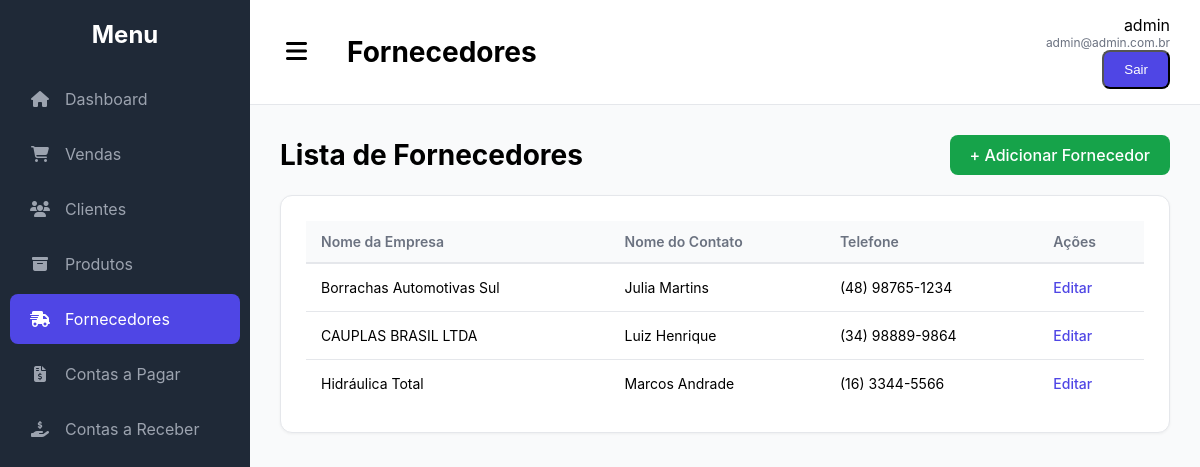
Page /fornecedores/ (signed in) on the committed database.
### core/models.py (models this page shows, shortened)
class Fornecedor(models.Model):
    nome_empresa = models.CharField(max_length=255)
    contato_nome = models.CharField(max_length=255, blank=True)
    telefone = models.CharField(max_length=20, blank=True)
    email = models.EmailField(blank=True)
    class Meta:
        verbose_name = "Fornecedor"
        verbose_name_plural = "Fornecedores"
        ordering = ['nome_empresa']

### core/views.py (the view)
# urls.py: path('fornecedores/', views.lista_fornecedores_view, name='lista_fornecedores'),
@login_required
def lista_fornecedores_view(request):
    fornecedores = Fornecedor.objects.all()
    return render(request, 'core/lista_fornecedores.html', {'fornecedores': fornecedores})

### core/templates/core/lista_fornecedores.html
{% extends 'core/base.html' %}
{% block page_title %}Fornecedores{% endblock %}
{% block content %}
<div class="page-header">
    <h1>Lista de Fornecedores</h1>
    <a href="{% url 'fornecedor_novo' %}" class="btn btn-success">+ Adicionar Fornecedor</a>
</div>
<div class="content-card">
    <table class="styled-table">
        <thead>
            <tr>
                <th>Nome da Empresa</th>
                <th>Nome do Contato</th>
                <th>Telefone</th>
                <th>Ações</th>
            </tr>
        </thead>
        <tbody>
            {% for fornecedor in fornecedores %}
            <tr>
                <td>{{ fornecedor.nome_empresa }}</td>
                <td>{{ fornecedor.contato_nome|default:"N/A" }}</td>
                <td>{{ fornecedor.telefone|default:"N/A" }}</td>
                <td class="actions">
                    <a href="{% url 'fornecedor_editar' pk=fornecedor.pk %}">Editar</a>
                </td>
            </tr>
            {% empty %}
            <tr>
                <td colspan="4" style="text-align: center;">Nenhum fornecedor cadastrado.</td>
            </tr>
            {% endfor %}
        </tbody>
    </table>
</div>
{% endblock %}

### core/templates/core/base.html (shortened to what this page needs)
{% load static %}
<!DOCTYPE html>
<html lang="pt-br">
<head>
    <link rel="stylesheet" href="https://cdnjs.cloudflare.com/ajax/libs/font-awesome/6.5.2/css/all.min.css" />
</head>
<body>
    <div class="app-wrapper">
        <nav id="sidebar">
            <div class="sidebar-header">Menu</div>
            <div class="sidebar-nav">
                <a href="{% url 'dashboard' %}"><i class="fa-solid fa-house"></i> Dashboard</a>
                <a href="{% url 'lista_vendas' %}"><i class="fa-solid fa-cart-shopping"></i> Vendas</a>
                <a href="{% url 'lista_clientes' %}"><i class="fa-solid fa-users"></i> Clientes</a>
                <a href="{% url 'lista_produtos' %}"><i class="fa-solid fa-box-archive"></i> Produtos</a>
                <a href="{% url 'lista_fornecedores' %}"><i class="fa-solid fa-truck-fast"></i> Fornecedores</a>
                <a href="{% url 'lista_contas_pagar' %}"><i class="fa-solid fa-file-invoice-dollar"></i> Contas a Pagar</a>
                <a href="{% url 'lista_contas_receber' %}"><i class="fa-solid fa-hand-holding-dollar"></i> Contas a Receber</a>
            </div>
        </nav>
        <div class="main-container">
            <header id="top-header">
                <button id="sidebar-toggle"><i class="fa-solid fa-bars"></i></button>
                <h1 class="header-title">
                    {% block page_title %}{% endblock %}
                </h1>
                <div class="header-actions">
                    <div class="user-info">
                        {% if user.is_authenticated %}
                        <span>{{ user.username }}</span>
                        <span class="email">{{ user.email }}</span>
                        <form action="{% url 'logout_view' %}" method="post" style="display: inline;">
                            <button type="submit" class="btn btn-sm btn-outline-danger mt-2" style="width:auto;">Sair</button>
                         </form>
                        {% endif %}
                    </div>
                </div>
            </header>
            <main class="main-content">
                {% block content %}{% endblock %}
            </main>
        </div>
    </div>
</body>
</html>

### core/templates/core/base.html (style rules this page uses)
:root { --primary-color: #4f46e5; --sidebar-bg: #1f2937; --sidebar-text: #9ca3af; --sidebar-text-hover: #ffffff; --content-bg: #f9fafb; --border-color: #e5e7eb; --card-bg: #fff; --sidebar-width: 250px; --collapsed-sidebar-width: 0; }
body { font-family: -apple-system, BlinkMacSystemFont, "Segoe UI", Roboto, "Helvetica Neue", Arial, sans-serif; margin: 0; background-color: var(--content-bg); height: 100vh; }
.app-wrapper { display: flex; height: 100%; overflow-x: hidden; }
#sidebar { width: var(--sidebar-width); background-color: var(--sidebar-bg); color: white; display: flex; flex-direction: column; flex-shrink: 0; height: 100%; transition: margin-left 0.3s ease-in-out; overflow-y: auto; position: relative; z-index: 100; }
.sidebar-header { padding: 20px; font-size: 24px; font-weight: bold; text-align: center; }
.sidebar-nav a { color: var(--sidebar-text); text-decoration: none; padding: 15px 20px; margin: 5px 10px; border-radius: 8px; display: flex; align-items: center; gap: 15px; transition: background-color 0.2s, color 0.2s; }
.sidebar-nav a.active { background-color: var(--primary-color); color: var(--sidebar-text-hover); }
.sidebar-nav a i { width: 20px; text-align: center; }
.main-container { flex: 1; display: flex; flex-direction: column; transition: margin-left 0.3s ease-in-out; }
#top-header { display: flex; align-items: center; padding: 15px 30px; background-color: #fff; border-bottom: 1px solid var(--border-color); flex-shrink: 0; }
#sidebar-toggle { background: none; border: none; font-size: 24px; cursor: pointer; padding-right: 20px; }
.header-title { font-size: 28px; font-weight: bold; margin-left: 20px; }
.header-actions { margin-left: auto; display: flex; align-items: center; gap: 20px; }
.user-info { text-align: right; }
.user-info span { display: block; }
.user-info .email { font-size: 12px; color: #6b7280; }
.main-content { flex-grow: 1; padding: 30px; overflow-y: auto; overflow-x: hidden; }
.page-header { display: flex; justify-content: space-between; align-items: center; margin-bottom: 20px; }
.page-header h1 { margin: 0; font-size: 28px; }
.btn { display: inline-block; padding: 10px 20px; background-color: var(--primary-color); color: white; text-decoration: none; border-radius: 8px; font-weight: 500; transition: background-color 0.2s; }
.btn-success { background-color: #16a34a; }
.content-card { background-color: #fff; border-radius: 12px; padding: 25px; border: 1px solid var(--border-color); box-shadow: 0 1px 3px rgba(0,0,0,0.05); }
.styled-table { width: 100%; border-collapse: collapse; font-size: 14px; }
.styled-table thead th { text-align: left; padding: 12px 15px; background-color: #f9fafb; color: #6b7280; font-weight: 600; border-bottom: 2px solid var(--border-color); }
.styled-table tbody td { padding: 15px; border-bottom: 1px solid var(--border-color); }
.styled-table tbody tr:last-child td { border-bottom: none; }
.styled-table .actions a { color: var(--primary-color); text-decoration: none; font-weight: 500; }

### rows in the picture
Fornecedor: nome_empresa "Borrachas Automotivas Sul", contato_nome "Julia Martins", telefone "(48) 98765-1234"
Fornecedor: nome_empresa "CAUPLAS BRASIL LTDA", contato_nome "Luiz Henrique", telefone "(34) 98889-9864"
Fornecedor: nome_empresa "Hidráulica Total", contato_nome "Marcos Andrade", telefone "(16) 3344-5566"

### other values in the picture
{{ user.username }} "admin"
{{ user.email }} "admin@admin.com.br"
